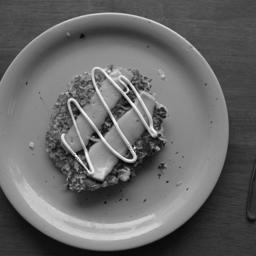
#> input picture Research/Steganalysis/TestImageStego.png, 256 x 256 px; the run also reads 1 picture not shown here
$ python BPCHAnalyser.py
#> lines starting #> are read from the running program, lines starting #| are printed output that depends on the picture
from PIL import Image
from pathlib import Path
from copy import deepcopy
import matplotlib.pyplot as plt
from matplotlib.ticker import MaxNLocator

scriptFolder = Path(__file__).parent
stegoPath = scriptFolder / 'TestImageStego.png'
rawPath = scriptFolder / 'TestImage.png'

# Settings
width = 256
height = 256
blockSize = 8
roundAmount = 0.01
roundFormat = "{:.2f}"
#imageName = input("Image Name : ")
complexityCutoff = "{:.2f}".format(float(input("Complexity Cutoff : ")))
#> the answer given: 3

def GrayToBinary(gray):
    """binary = gray
    while gray > 0:
        gray >>= 1
        binary ^= gray
    return binary"""
    return gray

def BinaryToGray(binary):
    """shift = binary >> 1
    cgc = binary ^ shift

    return cgc"""
    return binary

def FindComplexity(block):
    N = 8
    transitions = 0

    # Horizontal transitions (row-wise)
    for row in block:
        for i in range(N - 1):
            if row[i] != row[i + 1]:
                transitions += 1

    # Vertical transitions (column-wise)
    for i in range(N - 1):
        for j in range(N):
            if block[i][j] != block[i + 1][j]:
                transitions += 1

    complexity = transitions / (2 * N * (N - 1))
    return complexity

rawBitPlaneComplexityCount = [{x/100 : 0 for x in range(1, 101)} for _ in range(8)]
stegoBitPlaneComplexityCount = [{x/100 : 0 for x in range(1, 101)} for _ in range(8)]

stego = Image.open(stegoPath)
#> stego is the input picture: PIL image 256x256 L; min 0, max 255, mean 103.2
stego = stego.convert("L")
raw = Image.open(rawPath)
raw = raw.convert("L")

for i in range(width // blockSize):
    for j in range(height // blockSize):
        stegoBlock = [[BinaryToGray(stego.getpixel((i*8 + y,j*8 + x))) for y in range(8)] for x in range(8)]
        rawBlock = [[BinaryToGray(raw.getpixel((i*8 + y,j*8 + x))) for y in range(8)] for x in range(8)]

        for plane in range(7, -1, -1):


            stegoBlockPlaned = deepcopy(stegoBlock)
            rawBlockPlaned = deepcopy(rawBlock)

            stegoBlockPlaned = [[(stegoBlockPlaned[y][x] >> plane) & 1 for x in range(8)] for y in range(8)]
            rawBlockPlaned = [[(rawBlockPlaned[y][x] >> plane) & 1 for x in range(8)] for y in range(8)]

            stegoBlockComplexityUnrounded = FindComplexity(stegoBlockPlaned)
            rawBlockComplexityUnrounded = FindComplexity(rawBlockPlaned)

            stegoBlockComplexity = round(stegoBlockComplexityUnrounded / roundAmount) * roundAmount
            rawBlockComplexity = round(rawBlockComplexityUnrounded / roundAmount) * roundAmount

            #print(f"Stego : {stegoBlockComplexity}, Raw : {rawBlockComplexity}")

            if(stegoBlockComplexity > 0):
                stegoBitPlaneComplexityCount[plane][float(roundFormat.format(stegoBlockComplexity))] += 1

            if(rawBlockComplexity > 0):
                rawBitPlaneComplexityCount[plane][float(roundFormat.format(rawBlockComplexity))] += 1
#> after the loop, rawBitPlaneComplexityCount = 8 items; stegoBitPlaneComplexityCount = 8 items

#print(f"Raw     : {dict(sorted(rawBitPlaneComplexityCount[0].items()))}")
#print(f"Stego   : {dict(sorted(stegoBitPlaneComplexityCount[0].items()))}")

colours = ["red", "blue", "green", "orange", "purple", "pink", "gray", "black"]

"""for yAxis in rawBitPlaneComplexityCount:
    #print(yAxis)

    print(yAxis)

    plt.plot(list(rawBitPlaneComplexityCount[0].keys()),list(yAxis.values()), label=(f"Bit Plane {7-rawBitPlaneComplexityCount.index(yAxis)}"), color=colours[7-rawBitPlaneComplexityCount.index(yAxis)], linewidth=2)

plt.xlabel("Complexity Value")
ax = plt.gca()
ax.xaxis.set_major_locator(MaxNLocator(nbins=20))
ax.yaxis.set_major_locator(MaxNLocator(nbins=20))
plt.ylabel("No. of blocks")
plt.legend()
plt.grid()
plt.xlim(0, 1)
plt.title(f"No. of Blocks With A Complexity == Given Complexity Value - {imageName} - Cover Image")
plt.show()

for yAxis in stegoBitPlaneComplexityCount:
    #print(yAxis)

    print(yAxis)

    plt.plot(list(stegoBitPlaneComplexityCount[0].keys()),list(yAxis.values()), label=(f"Bit Plane {7-stegoBitPlaneComplexityCount.index(yAxis)}"), color=colours[7-stegoBitPlaneComplexityCount.index(yAxis)], linewidth=2)

plt.title(f"No. of Blocks With A Complexity == Given Complexity Value - {imageName} - Stego Image - Complexity Cutoff Of {complexityCutoff}")
plt.xlabel("Complexity Value")
ax = plt.gca()
ax.xaxis.set_major_locator(MaxNLocator(nbins=20))
ax.yaxis.set_major_locator(MaxNLocator(nbins=20))
plt.ylabel("No. of blocks")
plt.legend()
plt.grid()
plt.xlim(0, 1)
plt.show()"""


for plane in range(8):

    """if(plane == 0 or plane==7):
        continue """

    xVals = list(rawBitPlaneComplexityCount[plane].keys())
    yRaw = list(rawBitPlaneComplexityCount[plane].values())
    yStego = list(stegoBitPlaneComplexityCount[plane].values())

    plt.plot(xVals, yStego, label=f"Stego Bit Plane {7-plane}", color=colours[7-plane], linewidth=2)
    #plt.plot(xVals, yRaw, label=f"Raw Bit Plane {7-plane}", color=colours[7-plane], linewidth=2)

plt.title(f"Stego Complexity Distribution - Flapjack - Complexity Cutoff = {complexityCutoff}")
plt.xlabel("Complexity Value")
ax = plt.gca()
ax.xaxis.set_major_locator(MaxNLocator(nbins=20))
ax.yaxis.set_major_locator(MaxNLocator(nbins=20))
plt.ylabel("No. of Blocks")
plt.legend()
plt.grid()
plt.xlim(0, 1)
plt.show()
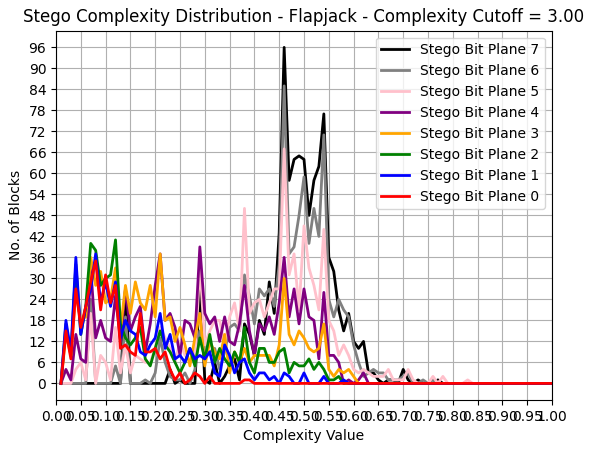
#> figure drawn by matplotlib, 1 panel; curve peaks at x = 0.46, y = 96; curve peaks at x = 0.46, y = 85; curve peaks at x = 0.46, y = 67
